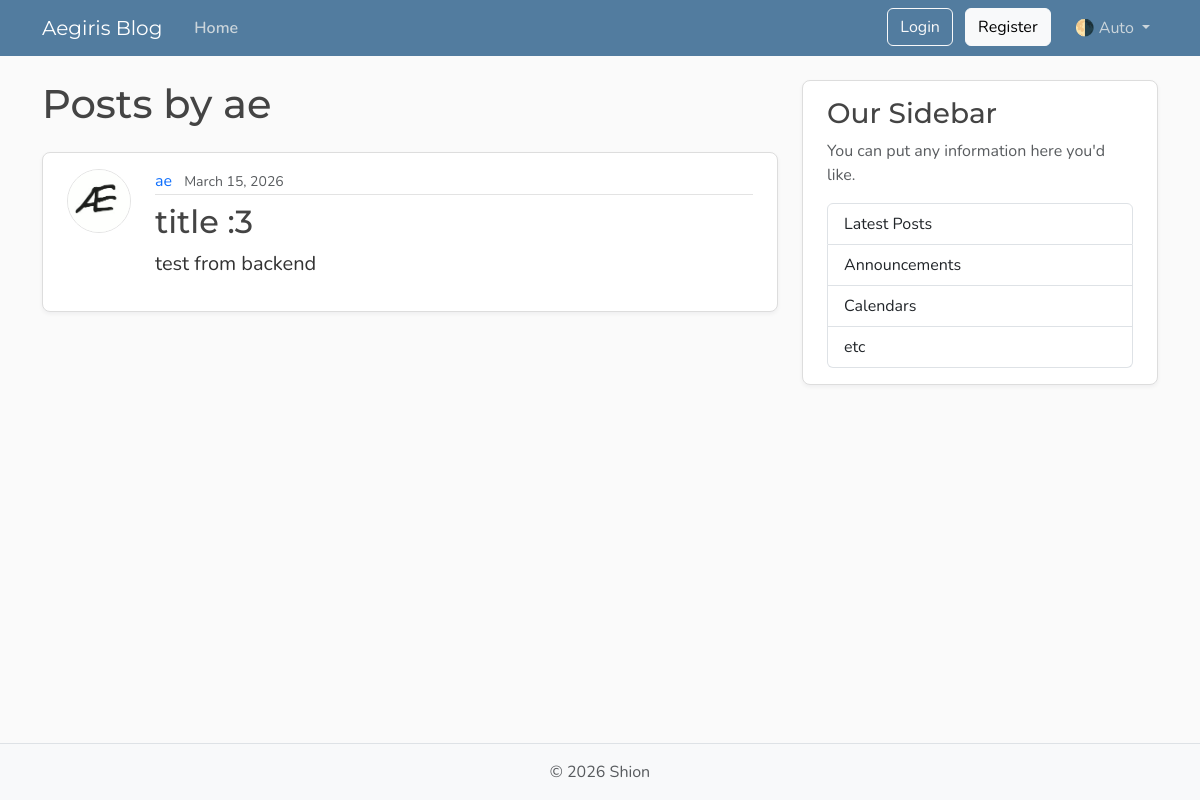
Before: /users/1/posts with the older database file.
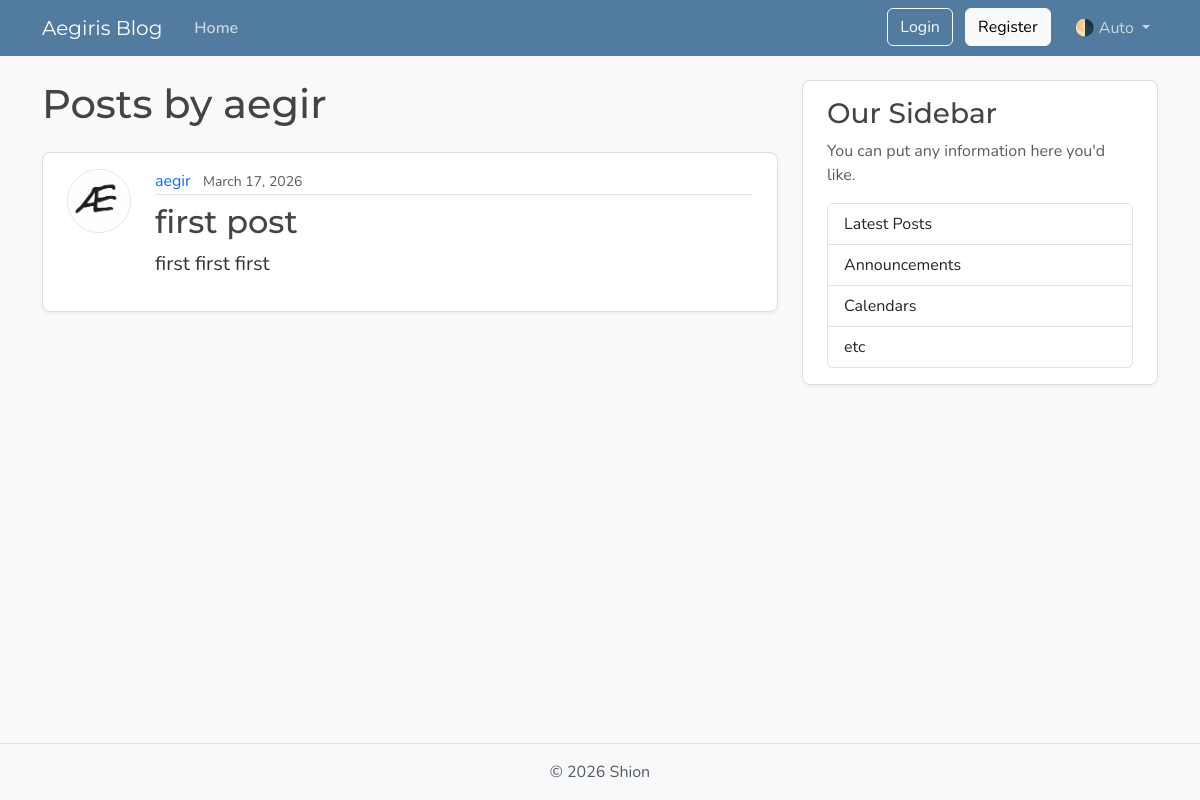
After: the same page with the newer database file.
### models.py (models this page shows, shortened)
class User(Base):
    __tablename__ = "users"
    id: Mapped[int] = mapped_column(Integer, primary_key= True, index= True)
    username: Mapped[str] = mapped_column(String(50), unique= True, nullable= False)
    email: Mapped[str] = mapped_column(String(120), unique= True, nullable= False)
    password_hash: Mapped[str] = mapped_column(String(200), nullable=False)
    image_file: Mapped[str | None] = mapped_column(String(200), nullable=True, default=None)
    posts: Mapped[list[Post]] = relationship(back_populates="author", cascade="all, delete-orphan")

class Post(Base):
    __tablename__ = "posts"
    id: Mapped[int] = mapped_column(Integer, primary_key= True, index= True)
    title: Mapped[str] = mapped_column(String(100), nullable= False)
    content: Mapped[str] = mapped_column(Text, nullable= False)
    user_id: Mapped[str | None] = mapped_column(ForeignKey("users.id"), nullable=True, index=True)
    date_posted: Mapped[datetime] = mapped_column(DateTime(timezone=True),default=lambda: datetime.now(UTC))
    author: Mapped[User] = relationship(back_populates="posts")

### main.py (the view)
@app.get("/users/{user_id}/posts", include_in_schema=False, name='user_posts')
async def user_posts_page(request: Request, user_id: int, db: Annotated[AsyncSession, Depends(get_db)]):
    result = await db.execute(select(models.User).where(models.User.id == user_id))
    user = result.scalars().first()
    if not user:
        raise HTTPException(status_code=status.HTTP_404_NOT_FOUND)
    result = await db.execute(
        select(models.Post).options(selectinload(models.Post.author)).where(models.Post.user_id == user_id)
        .order_by(models.Post.date_posted.desc())
        )
    posts = result.scalars().all()
    return templates.TemplateResponse(request, "user_posts.html", {"posts": posts, "user": user, "title": f"{user.username}'s posts"})

### templates/user_posts.html
{% extends "layout.html" %}
{% block content %}
  <h1 class="mb-4">Posts by {{ user.username }}</h1>
  {% for post in posts %}
    <article class="content-section py-3 px-4 mb-4">
      <div class="d-flex align-items-start gap-4">
        <img class="rounded-circle article-img flex-shrink-0"
             src="{{ post.author.image_path }}"
             alt="{{ post.author.username }}'s profile picture"
             width="64"
             height="64"
             loading="lazy">
        <div class="flex-grow-1">
          <div class="article-metadata mb-2">
            <a class="me-2"
               href="{{ url_for('user_posts', user_id=post.author.id) }}">{{ post.author.username }}</a>
            <small class="text-body-secondary">{{ post.date_posted.strftime("%B %d, %Y") }}</small>
          </div>
          <h2>
            <a class="article-title"
               href="{{ url_for('post_page', post_id=post.id) }}">{{ post.title }}</a>
          </h2>
          <p class="article-content">{{ post.content }}</p>
        </div>
      </div>
    </article>
  {% else %}
    <p class="text-body-secondary">No posts by this user yet.</p>
  {% endfor %}
{% endblock content %}

### templates/layout.html (shortened to what this page needs)
<!DOCTYPE html>
<html lang="en">
  <head>
    <link href="https://cdn.jsdelivr.net/npm/bootstrap@5.3.8/dist/css/bootstrap.min.css"
          rel="stylesheet"
>
    <link rel="stylesheet" type="text/css" href="{{ url_for('static', path='css/main.css') }}">
  </head>
  <body class="d-flex flex-column min-vh-100">
    <header class="site-header">
      <nav class="navbar navbar-expand-md bg-steel fixed-top"
           data-bs-theme="dark">
        <div class="container">
          <a class="navbar-brand me-4" href="{{ url_for('home') }}">Aegiris Blog</a>
          <div class="collapse navbar-collapse" id="navbarToggle">
            <div class="navbar-nav me-auto">
              <a class="nav-link active" aria-current="page" href="{{ url_for("home") }}">Home</a>
            </div>
            <div class="navbar-nav">
              <div id="loggedOutNav">
                <a class="btn btn-outline-light mb-2 mb-md-0 me-md-2"
                    href="{{ url_for("login_page") }}">Login</a>
                <a class="btn btn-light mb-2 mb-md-0 me-md-3"
                    href="{{ url_for("register_page") }}">Register</a>
              </div>
              <div class="nav-item dropdown">
                <a class="nav-link dropdown-toggle"
                   href="#"
                   role="button"
                   id="bd-theme"
                   data-bs-toggle="dropdown"
                   aria-expanded="false">
                  <span id="bd-theme-text">🌗 Auto</span>
                </a>
              </div>
            </div>
          </div>
        </div>
      </nav>
    </header>
    <main role="main" class="container">
      <div class="row">
        <div class="col-md-8">
          {% block content %}
          {% endblock content %}
        </div>
        <aside class="col-md-4">
          <div class="content-section py-3 px-4 mb-4">
            <h3>Our Sidebar</h3>
            <p class="text-body-secondary">You can put any information here you'd like.</p>
            <ul class="list-group">
              <li class="list-group-item">Latest Posts</li>
              <li class="list-group-item">Announcements</li>
              <li class="list-group-item">Calendars</li>
              <li class="list-group-item">etc</li>
            </ul>
          </div>
        </aside>
      </div>
    </main>
    <footer class="mt-auto py-3 bg-body-tertiary border-top">
      <div class="container text-center">
        <p class="text-body-secondary mb-0">
          © <span id="year"></span> Shion
        </p>
      </div>
    </footer>
  </body>
</html>

### static/css/main.css (style rules this page uses)
:root { --font-heading: "Montserrat", system-ui, -apple-system, BlinkMacSystemFont, sans-serif; --font-body: "Nunito", system-ui, -apple-system, BlinkMacSystemFont, sans-serif; --color-bg-body: #fafafa; --color-bg-content: #ffffff; --color-text-primary: #333333; --color-text-heading: #444444; --color-steel: #527c9f; --color-nav-link: #cbd5db; --color-nav-link-hover: #ffffff; --color-link-hover: #428bca; --color-border: #dddddd; --color-border-light: #e3e3e3; --spacing-xl: 5rem; --article-img-size: 4rem; --account-img-size: 7.813rem; }
body { font-family: var(--font-body); background: var(--color-bg-body); color: var(--color-text-primary); }
main { padding-top: var(--spacing-xl); }
h1, h2, h3, h4, h5, h6 { font-family: var(--font-heading); color: var(--color-text-heading); }
.navbar-brand { font-family: var(--font-heading); }
a { text-decoration: none; }
.bg-steel { background-color: var(--color-steel); }
.site-header .navbar-nav .nav-link { color: var(--color-nav-link); transition: color 0.2s ease-in-out; }
.site-header .navbar-nav .nav-link.active { font-weight: 600; }
.content-section { background: var(--color-bg-content); border: 1px solid var(--color-border); border-radius: 0.5rem; box-shadow: 0 2px 4px rgba(15, 23, 42, 0.05); transition: box-shadow 0.15s ease, transform 0.15s ease, border-color 0.15s ease; }
.article-title { color: var(--color-text-heading); transition: color 0.2s ease-in-out; }
.article-content { white-space: pre-line; font-size: 1.25rem; }
.article-img { height: var(--article-img-size); width: var(--article-img-size); flex-shrink: 0; object-fit: cover; border: 1px solid var(--color-border-light); box-shadow: 0 0 0 2px var(--color-bg-content); }
.article-metadata { padding-bottom: 0.063rem; border-bottom: 1px solid var(--color-border-light); }
.article-metadata a { transition: color 0.2s ease-in-out; }
[data-bs-theme="dark"] { --color-bg-body: #1a1a1a; --color-bg-content: #2d2d2d; --color-text-primary: #e0e0e0; --color-text-heading: #f0f0f0; --color-border: #404040; --color-border-light: #4a4a4a; }

Changed rows visible on the page:
removed Post: author.username "ae", date_posted "March 15, 2026", title "title :3", content "test from backend"
changed User: username "ae" → "aegir"
added Post: author.username "aegir", date_posted "March 17, 2026", title "first post", content "first first first"
